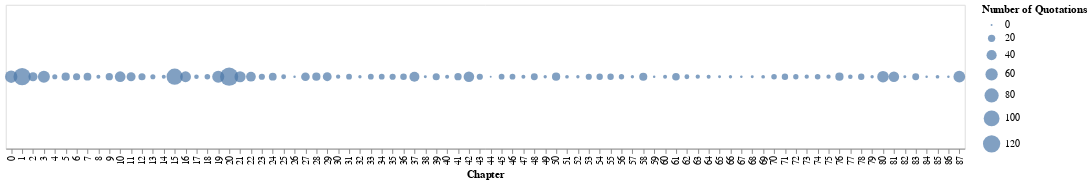

Source (notebook cell):
### Code cell
alt.Chart(quotationsPerChapter).mark_circle().encode(x='Chapter:O', size='Number of Quotations:Q').properties(width=1000, height=150)

### Figure 1 — Vega-Lite specification as saved in the notebook (floating-point values rounded to 4 significant figures)
{"config": {"view": {"continuousWidth": 400, "continuousHeight": 300}}, "data": {"name": "data-3fea09ef698e2d41be047bb799d85a4a"}, "mark": "circle", "encoding": {"size": {"type": "quantitative", "field": "Number of Quotations"}, "x": {"type": "ordinal", "field": "Chapter"}}, "height": 150, "width": 1000, "$schema": "https://vega.github.io/schema/vega-lite/v4.8.1.json", "datasets": {"data-3fea09ef698e2d41be047bb799d85a4a": [{"Number of Quotations": 61, "Chapter": 0}, {"Number of Quotations": 119, "Chapter": 1}, {"Number of Quotations": 32, "Chapter": 2}, {"Number of Quotations": 57, "Chapter": 3}, {"Number of Quotations": 9, "Chapter": 4}, {"Number of Quotations": 26, "Chapter": 5}, {"Number of Quotations": 19, "Chapter": 6}, {"Number of Quotations": 23, "Chapter": 7}, {"Number of Quotations": 5, "Chapter": 8}, {"Number of Quotations": 20, "Chapter": 9}, {"Number of Quotations": 45, "Chapter": 10}, {"Number of Quotations": 31, "Chapter": 11}, {"Number of Quotations": 19, "Chapter": 12}, {"Number of Quotations": 9, "Chapter": 13}, {"Number of Quotations": 5, "Chapter": 14}, {"Number of Quotations": 105, "Chapter": 15}, {"Number of Quotations": 46, "Chapter": 16}, {"Number of Quotations": 7, "Chapter": 17}, {"Number of Quotations": 11, "Chapter": 18}, {"Number of Quotations": 58, "Chapter": 19}, {"Number of Quotations": 133, "Chapter": 20}, {"Number of Quotations": 49, "Chapter": 21}, {"Number of Quotations": 37, "Chapter": 22}, {"Number of Quotations": 14, "Chapter": 23}, {"Number of Quotations": 23, "Chapter": 24}, {"Number of Quotations": 8, "Chapter": 25}, {"Number of Quotations": 1, "Chapter": 26}, {"Number of Quotations": 29, "Chapter": 27}, {"Number of Quotations": 26, "Chapter": 28}, {"Number of Quotations": 30, "Chapter": 29}, {"Number of Quotations": 6, "Chapter": 30}, {"Number of Quotations": 12, "Chapter": 31}, {"Number of Quotations": 3, "Chapter": 32}, {"Number of Quotations": 12, "Chapter": 33}, {"Number of Quotations": 12, "Chapter": 34}, {"Number of Quotations": 14, "Chapter": 35}, {"Number of Quotations": 16, "Chapter": 36}, {"Number of Quotations": 39, "Chapter": 37}, {"Number of Quotations": 2, "Chapter": 38}, {"Number of Quotations": 19, "Chapter": 39}, {"Number of Quotations": 5, "Chapter": 40}, {"Number of Quotations": 20, "Chapter": 41}, {"Number of Quotations": 44, "Chapter": 42}, {"Number of Quotations": 14, "Chapter": 43}, {"Number of Quotations": 0, "Chapter": 44}, {"Number of Quotations": 12, "Chapter": 45}, {"Number of Quotations": 12, "Chapter": 46}, {"Number of Quotations": 5, "Chapter": 47}, {"Number of Quotations": 18, "Chapter": 48}, {"Number of Quotations": 3, "Chapter": 49}, {"Number of Quotations": 26, "Chapter": 50}, {"Number of Quotations": 4, "Chapter": 51}, {"Number of Quotations": 3, "Chapter": 52}, {"Number of Quotations": 14, "Chapter": 53}, {"Number of Quotations": 15, "Chapter": 54}, {"Number of Quotations": 15, "Chapter": 55}, {"Number of Quotations": 10, "Chapter": 56}, {"Number of Quotations": 3, "Chapter": 57}, {"Number of Quotations": 25, "Chapter": 58}, {"Number of Quotations": 1, "Chapter": 59}, {"Number of Quotations": 5, "Chapter": 60}, {"Number of Quotations": 22, "Chapter": 61}, {"Number of Quotations": 8, "Chapter": 62}, {"Number of Quotations": 6, "Chapter": 63}, {"Number of Quotations": 5, "Chapter": 64}, {"Number of Quotations": 2, "Chapter": 65}, {"Number of Quotations": 3, "Chapter": 66}, {"Number of Quotations": 1, "Chapter": 67}, {"Number of Quotations": 2, "Chapter": 68}, {"Number of Quotations": 4, "Chapter": 69}, {"Number of Quotations": 11, "Chapter": 70}, {"Number of Quotations": 15, "Chapter": 71}, {"Number of Quotations": 10, "Chapter": 72}, {"Number of Quotations": 6, "Chapter": 73}, {"Number of Quotations": 11, "Chapter": 74}, {"Number of Quotations": 6, "Chapter": 75}, {"Number of Quotations": 26, "Chapter": 76}, {"Number of Quotations": 7, "Chapter": 77}, {"Number of Quotations": 15, "Chapter": 78}, {"Number of Quotations": 3, "Chapter": 79}, {"Number of Quotations": 53, "Chapter": 80}, {"Number of Quotations": 43, "Chapter": 81}, {"Number of Quotations": 2, "Chapter": 82}, {"Number of Quotations": 18, "Chapter": 83}, {"Number of Quotations": 1, "Chapter": 84}, {"Number of Quotations": 4, "Chapter": 85}, {"Number of Quotations": 1, "Chapter": 86}, {"Number of Quotations": 54, "Chapter": 87}]}}
